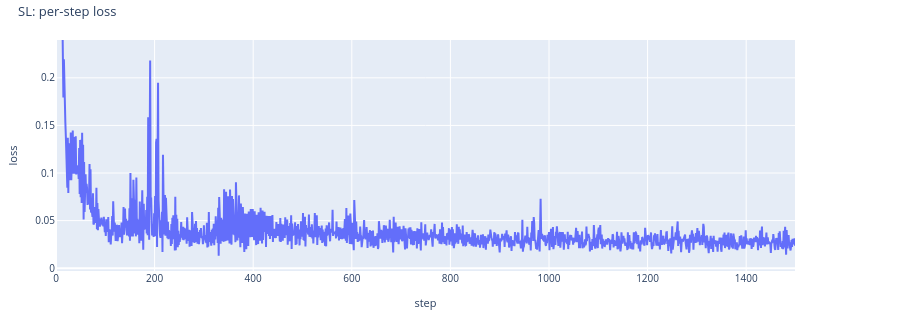
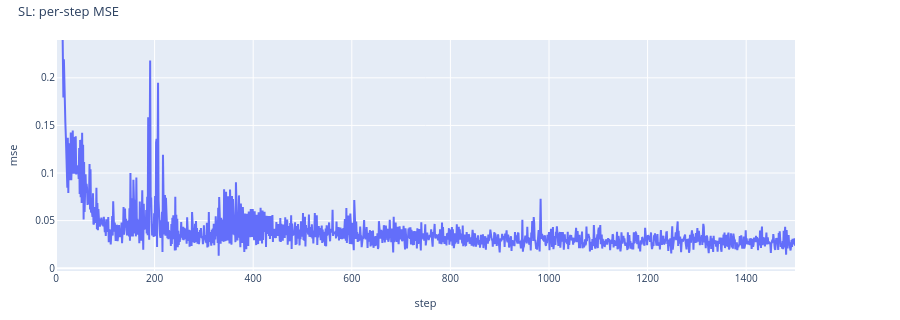

Write notebook code for charts like these, in order.
### Code cell
# SL: per-step training loss / MSE (dense per-gradient-step curves; requires step-level artifacts)
if sl is not None:
    try:
        display(sl.plot_vs_step("loss", title="SL: per-step loss", save_path=WRITEUP_ASSETS / "sl_per_step_loss.html"))
        display(sl.plot_vs_step("mse", title="SL: per-step MSE", save_path=WRITEUP_ASSETS / "sl_per_step_mse.html"))
    except ValueError as e:
        print(f"SL per-step plots unavailable (old-format artifacts?): {e}")

### Figure 1 — Plotly figure (JSON) as saved in the notebook; plotly's stock layout.template omitted (floating-point values rounded to 4 significant figures; data arrays with more than 128 entries replaced by an {"elided": "..."} marker saying what was removed)
{"data": [{"customdata": {"elided": "1500x2 int values"}, "hovertemplate": "step: %{x}<br>loss: %{y}<br>num_lookforward_tokens: %{customdata[0]}<br>n_seeds: %{customdata[1]}<extra>look=1</extra>", "legendgroup": "look=1", "line": {"color": "#636EFA"}, "mode": "lines", "name": "look=1", "type": "scatter", "x": {"elided": "1500 int values"}, "y": {"elided": "1500 float values"}}], "layout": {"font": {"size": 11}, "height": 320, "legend": {"font": {"size": 10}, "x": 1.01, "xanchor": "left", "y": 1, "yanchor": "top"}, "margin": {"b": 40, "l": 50, "r": 105, "t": 40}, "title": {"font": {"size": 13}, "text": "SL: per-step loss", "x": 0.02, "xanchor": "left", "y": 0.98, "yanchor": "top"}, "xaxis": {"tickfont": {"size": 10}, "title": {"font": {"size": 11}, "text": "step"}}, "yaxis": {"autorangeoptions": {"clipmax": 0.2398, "clipmin": -0.002945}, "tickfont": {"size": 10}, "title": {"font": {"size": 11}, "text": "loss"}}}}

### Figure 2 — Plotly figure (JSON) as saved in the notebook; plotly's stock layout.template omitted (floating-point values rounded to 4 significant figures; data arrays with more than 128 entries replaced by an {"elided": "..."} marker saying what was removed)
{"data": [{"customdata": {"elided": "1500x2 int values"}, "hovertemplate": "step: %{x}<br>mse: %{y}<br>num_lookforward_tokens: %{customdata[0]}<br>n_seeds: %{customdata[1]}<extra>look=1</extra>", "legendgroup": "look=1", "line": {"color": "#636EFA"}, "mode": "lines", "name": "look=1", "type": "scatter", "x": {"elided": "1500 int values"}, "y": {"elided": "1500 float values"}}], "layout": {"font": {"size": 11}, "height": 320, "legend": {"font": {"size": 10}, "x": 1.01, "xanchor": "left", "y": 1, "yanchor": "top"}, "margin": {"b": 40, "l": 50, "r": 105, "t": 40}, "title": {"font": {"size": 13}, "text": "SL: per-step MSE", "x": 0.02, "xanchor": "left", "y": 0.98, "yanchor": "top"}, "xaxis": {"tickfont": {"size": 10}, "title": {"font": {"size": 11}, "text": "step"}}, "yaxis": {"autorangeoptions": {"clipmax": 0.2398, "clipmin": -0.002945}, "tickfont": {"size": 10}, "title": {"font": {"size": 11}, "text": "mse"}}}}
